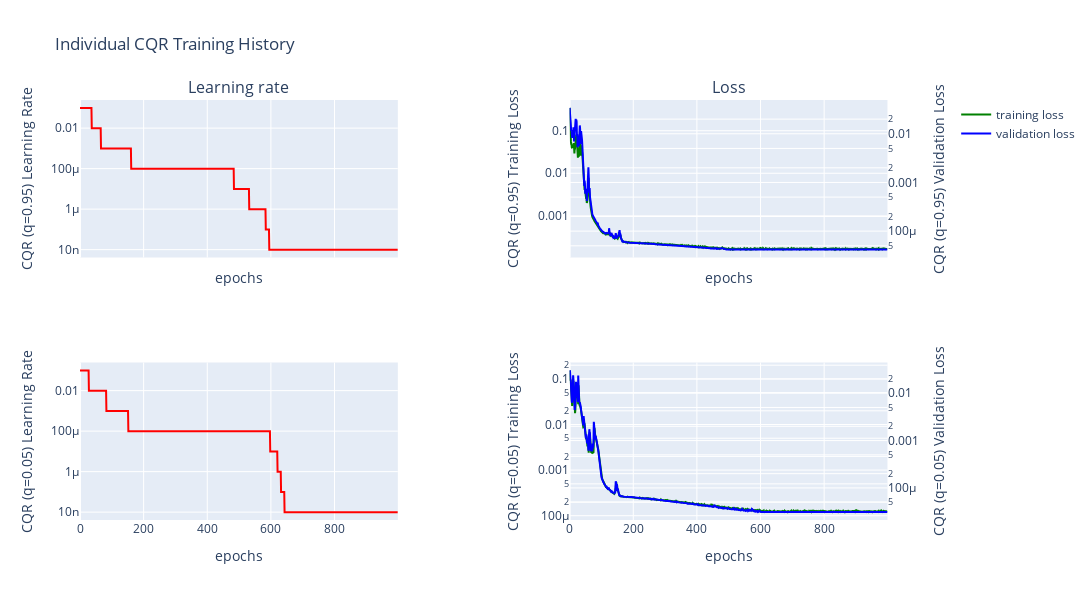

Notebook cell for this chart:
### Markdown cell above
# quantile regression
Here qunatile regression is done to bound the errors with confidence values

### Code cell
dm.train_individual_qr(alpha=0.1, hidden_layers=[10],  epochs= 1000, batch_size=1000)
dm.cqr.plot_qr_training_history()

### Figure 1 — Plotly figure (JSON) as saved in the notebook; plotly's stock layout.template omitted (floating-point values rounded to 4 significant figures; data arrays with more than 128 entries replaced by an {"elided": "..."} marker saying what was removed)
{"data": [{"line": {"color": "red"}, "mode": "lines", "name": "learning rate", "showlegend": false, "type": "scatter", "x": {"elided": "1000 int values"}, "xaxis": "x", "y": {"elided": "1000 float values"}, "yaxis": "y"}, {"line": {"color": "green"}, "mode": "lines", "name": "training loss", "showlegend": true, "type": "scatter", "x": {"elided": "1000 int values"}, "xaxis": "x2", "y": {"elided": "1000 float values"}, "yaxis": "y2"}, {"line": {"color": "blue"}, "mode": "lines", "name": "validation loss", "showlegend": true, "type": "scatter", "x": {"elided": "1000 int values"}, "xaxis": "x2", "y": {"elided": "1000 float values"}, "yaxis": "y3"}, {"line": {"color": "red"}, "mode": "lines", "name": "learning rate", "showlegend": false, "type": "scatter", "x": {"elided": "1000 int values"}, "xaxis": "x3", "y": {"elided": "1000 float values"}, "yaxis": "y4"}, {"line": {"color": "green"}, "mode": "lines", "name": "training loss", "showlegend": false, "type": "scatter", "x": {"elided": "1000 int values"}, "xaxis": "x4", "y": {"elided": "1000 float values"}, "yaxis": "y5"}, {"line": {"color": "blue"}, "mode": "lines", "name": "validation loss", "showlegend": false, "type": "scatter", "x": {"elided": "1000 int values"}, "xaxis": "x4", "y": {"elided": "1000 float values"}, "yaxis": "y6"}], "layout": {"annotations": [{"font": {"size": 16}, "showarrow": false, "text": "Learning rate", "x": 0.185, "xanchor": "center", "xref": "paper", "y": 1, "yanchor": "bottom", "yref": "paper"}, {"font": {"size": 16}, "showarrow": false, "text": "Loss", "x": 0.755, "xanchor": "center", "xref": "paper", "y": 1, "yanchor": "bottom", "yref": "paper"}], "height": 600, "title": {"text": "Individual CQR Training History"}, "width": 1800, "xaxis": {"anchor": "y", "domain": [0, 0.37], "matches": "x3", "showticklabels": false, "title": {"text": "epochs"}}, "xaxis2": {"anchor": "y2", "domain": [0.57, 0.94], "matches": "x4", "showticklabels": false, "title": {"text": "epochs"}}, "xaxis3": {"anchor": "y4", "domain": [0, 0.37], "title": {"text": "epochs"}}, "xaxis4": {"anchor": "y5", "domain": [0.57, 0.94], "title": {"text": "epochs"}}, "yaxis": {"anchor": "x", "domain": [0.625, 1], "title": {"text": "CQR (q=0.95)\nLearning Rate"}, "type": "log"}, "yaxis2": {"anchor": "x2", "domain": [0.625, 1], "title": {"text": "CQR (q=0.95)\nTraining Loss"}, "type": "log"}, "yaxis3": {"anchor": "x2", "overlaying": "y2", "side": "right", "title": {"text": "CQR (q=0.95)\nValidation Loss"}, "type": "log"}, "yaxis4": {"anchor": "x3", "domain": [0, 0.375], "title": {"text": "CQR (q=0.05)\nLearning Rate"}, "type": "log"}, "yaxis5": {"anchor": "x4", "domain": [0, 0.375], "title": {"text": "CQR (q=0.05)\nTraining Loss"}, "type": "log"}, "yaxis6": {"anchor": "x4", "overlaying": "y5", "side": "right", "title": {"text": "CQR (q=0.05)\nValidation Loss"}, "type": "log"}}}
